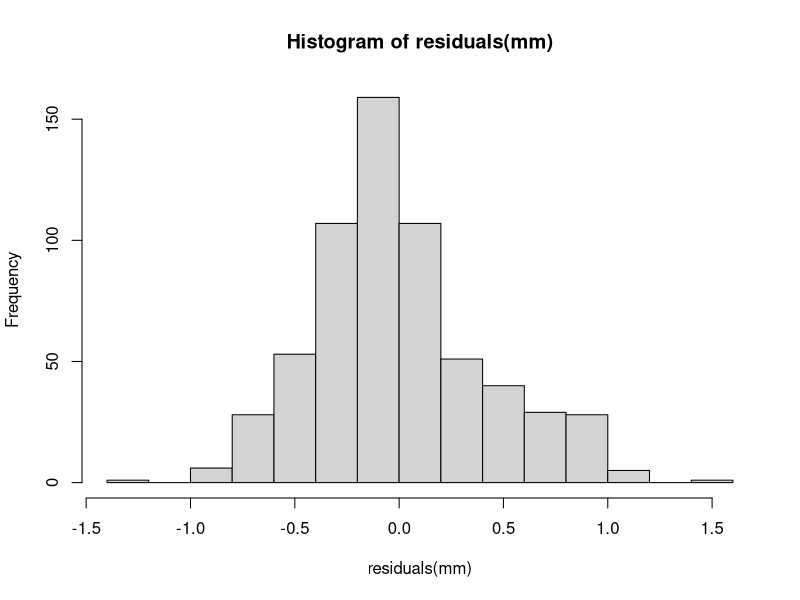
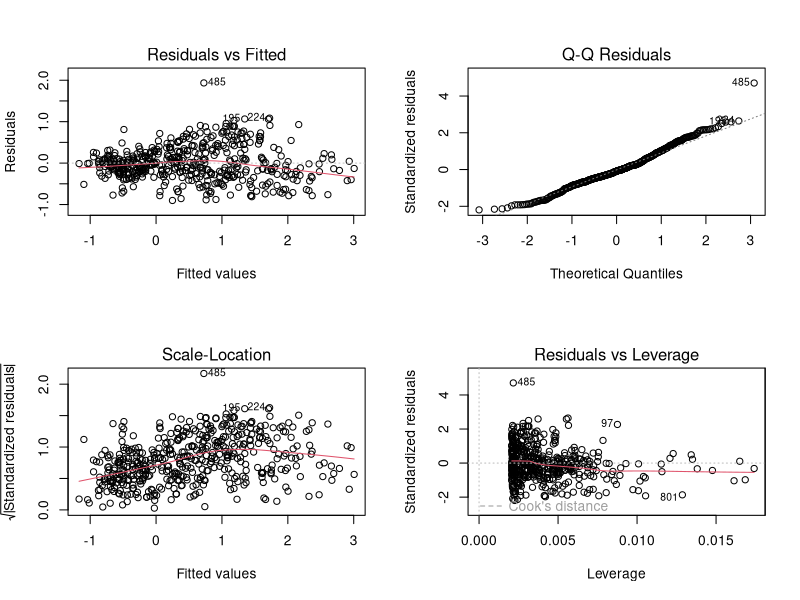
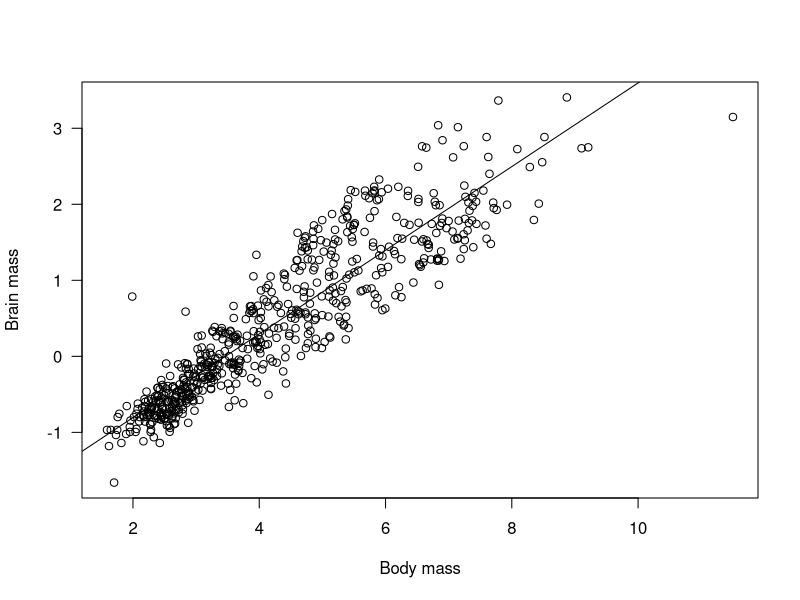
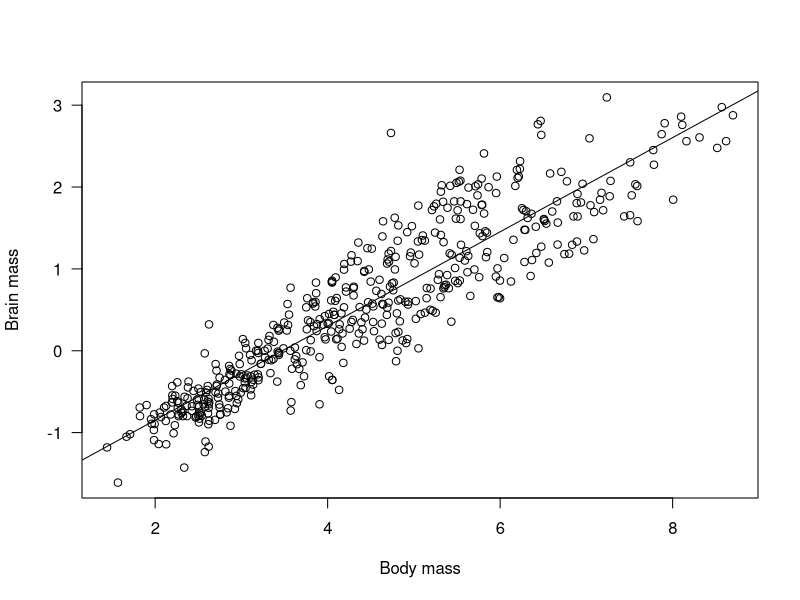

Source code (R) for these figures, in order:
# Fitting a linear regression to real data --------------------

# Download data using read.csv
setwd("/Users/andrearaaschou/courses/BIOS15/github/")
birds <- read.csv("datasets/bird_allometry.csv")

# Split data into females and males
males = birds[birds$Sex=="m",]
females = birds[birds$Sex=="f",]

# Fit linear models to log-transformed brain and body-sizes
mm = lm(log(brain_mass)~log(body_mass), data=males)
mf = lm(log(brain_mass)~log(body_mass), data=females)
ms = lm(log(brain_mass)~log(body_mass)*Sex, data=birds)

# Check residuals (want them to be normally distributed)
hist(residuals(mm))

def_par <- par()
par(mfrow=c(2,2))
plot(mf)
par(def_par)

# Look at the model specifics
summary(mm)
summary(mf)
summary(ms)

# Make scatterplots of the results
plot(log(males$body_mass), log(males$brain_mass), las=1,
     xlab="Body mass",
     ylab="Brain mass")
abline(mm)

plot(log(females$body_mass), log(females$brain_mass), las=1,
     xlab="Body mass",
     ylab="Brain mass")
abline(mf)

# Which species do the outliers belong to?
for (i in 1:nrow(birds)){
  if (log(birds$body_mass[i]) > 9){
    print(birds$Genus_Species[i])
  }
}

